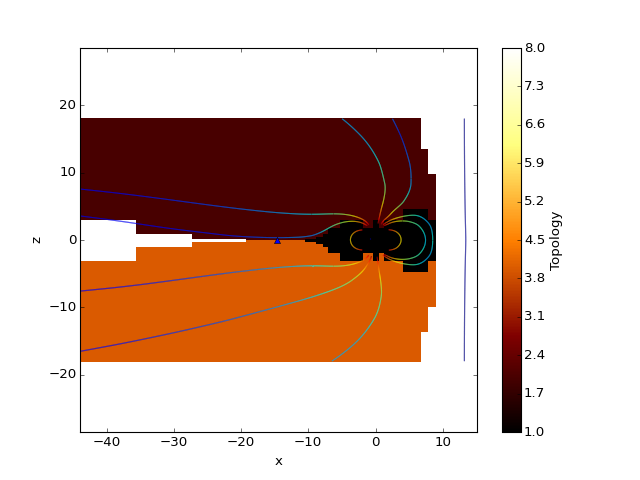

Generate this figure with Python:
import numpy as np

import viscid
from viscid.plot import mpl

viscid.readers.openggcm.GGCMGrid.mhd_to_gse_on_read = 'auto'

f3d = viscid.load_file(_viscid_root + '/../../sample/sample_xdmf.3d.xdmf')
B = f3d['b']['x=-40f:15f, y=-20f:20f, z=-20f:20f']

# # these seeds can be made a little more sparse than the actual grid if
# # speed is more important than resolution
# seeds = viscid.Volume((-30.0, 0.0, -10.0), (+10.0, 0.0, +10.0), (64, 1, 32))
seeds = B.slice_and_keep('y=0f')
lines, topo = viscid.calc_streamlines(B, seeds, ibound=2.5,
                                      output=viscid.OUTPUT_BOTH)

# note that this requires so many iterations because the sample data is
# at such low resolution and the dayside current sheet is so extended
xpts_night = viscid.find_sep_points_cartesian(topo['x=:0f, y=0f'])

# bz = B['x, y=0f']
log_bmag = np.log(viscid.magnitude(B))

mpl.plot(topo, cmap='afmhot')
mpl.plot2d_lines(lines[::79], scalars=log_bmag, symdir='y')
mpl.plt.plot(xpts_night[0], xpts_night[1], 'b^')
mpl.plt.xlim(topo.xl[0], topo.xh[0])
mpl.plt.ylim(topo.xl[2], topo.xh[2])
